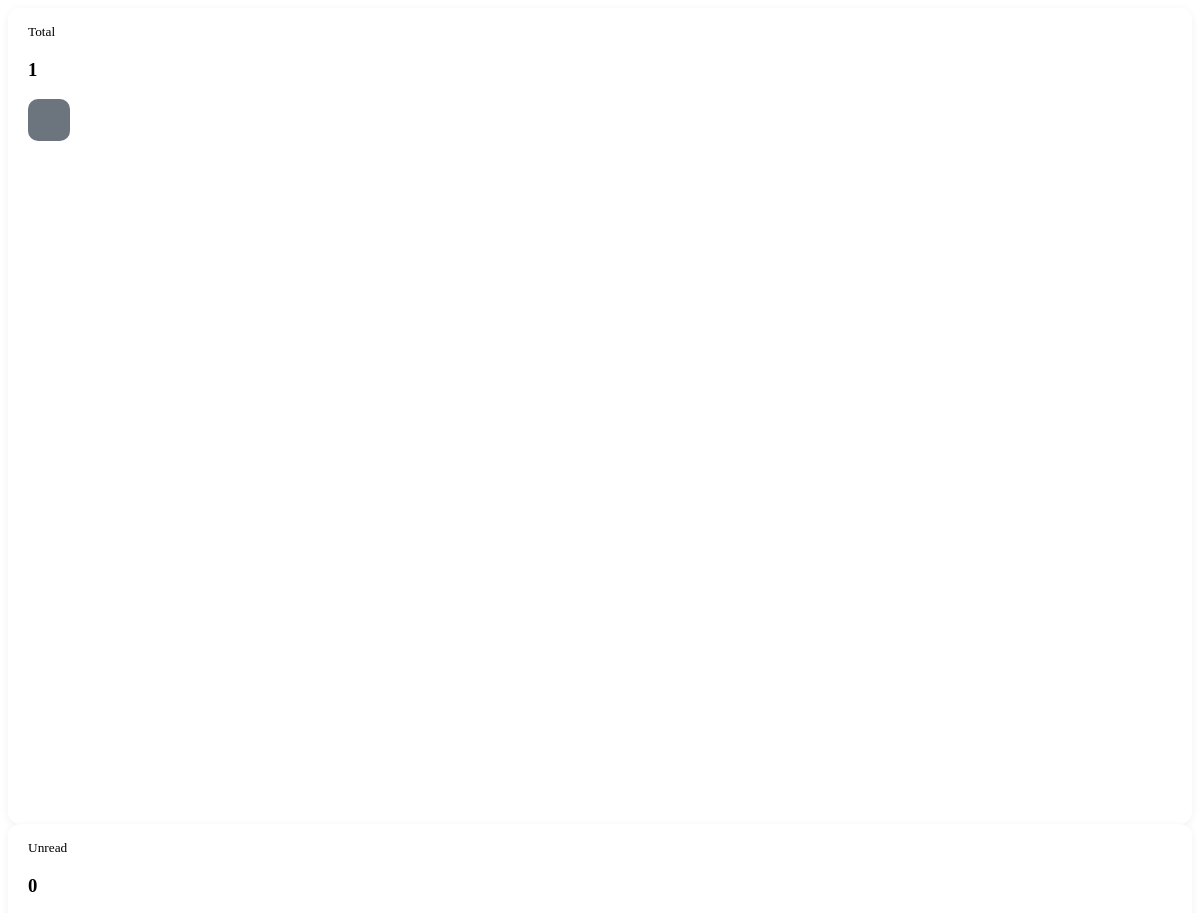
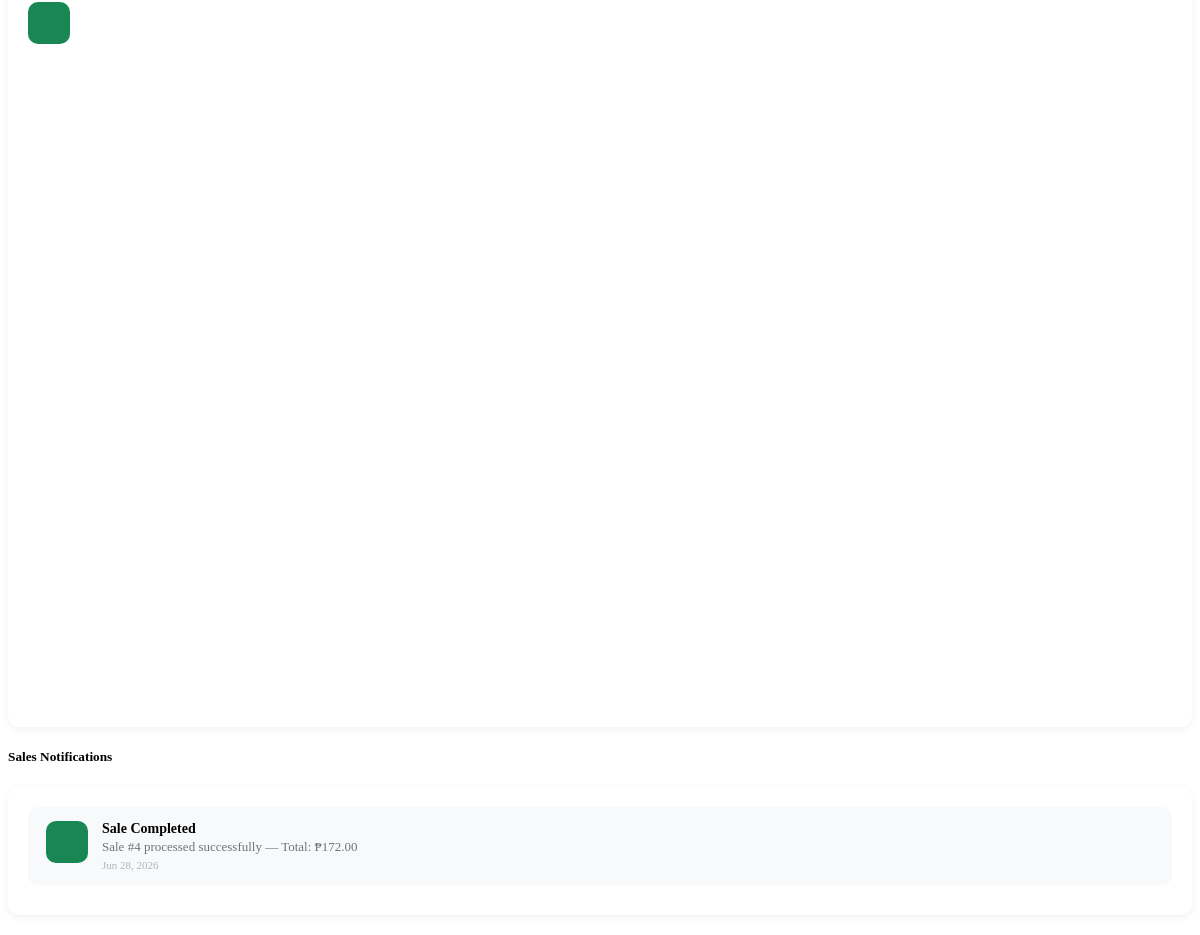
Page /Cashier_notifications.php (signed in) on the committed database (2 pictures, top to bottom).
### tables this page shows
CREATE TABLE `notifications` (
  `notification_id` int(11) NOT NULL,
  `title` varchar(100) NOT NULL,
  `message` text NOT NULL,
  `type` enum('Low Stock','Approval','System','Sales') NOT NULL,
  `is_read` tinyint(1) NOT NULL DEFAULT 0,
  `created_at` timestamp NOT NULL DEFAULT current_timestamp()
);

### Cashier_notifications.php (the view, shortened to what this page needs)
<?php
$notifications = mysqli_query($conn,"
    SELECT * FROM notifications
    WHERE type = 'Sales'
    ORDER BY is_read ASC, created_at DESC
");
$unreadCount = mysqli_fetch_assoc(mysqli_query($conn,
    "SELECT COUNT(*) AS total FROM notifications WHERE is_read = 0 AND type = 'Sales'"
))['total'];
$totalCount = mysqli_fetch_assoc(mysqli_query($conn,
    "SELECT COUNT(*) AS total FROM notifications WHERE type = 'Sales'"
))['total'];
?>
<div class="row g-3 mb-4">
    <div class="col-md-6">
        <div class="summary-card">
            <div class="d-flex justify-content-between align-items-center">
                <div>
                    <small class="text-muted">Total</small>
                    <h3 class="fw-bold mb-0"><?= $totalCount; ?></h3>
                </div>
                <div style="width:42px;height:42px;border-radius:10px;background:#6c757d;display:flex;align-items:center;justify-content:center;color:white;font-size:18px;">
                </div>
            </div>
        </div>
    </div>
    <div class="col-md-6">
        <div class="summary-card">
            <div class="d-flex justify-content-between align-items-center">
                <div>
                    <small class="text-muted">Unread</small>
                    <h3 class="fw-bold mb-0 text-success"><?= $unreadCount; ?></h3>
                </div>
                <div style="width:42px;height:42px;border-radius:10px;background:#198754;display:flex;align-items:center;justify-content:center;color:white;font-size:18px;">
                </div>
            </div>
        </div>
    </div>
</div>
<div class="d-flex justify-content-between align-items-center mb-3">
    <h5 class="mb-0">
        Sales Notifications
    </h5>
</div>
<div class="notif-card">
    <?php if($totalCount == 0){ ?>
    <div class="text-center py-5 text-muted">
        <i class="bi bi-bell-slash" style="font-size:48px;"></i>
        <p class="mt-3 mb-0">No notifications yet</p>
    </div>
    <?php } else {
        while($notif = mysqli_fetch_assoc($notifications)){
            $isUnread = $notif['is_read'] == 0;
            $timeAgo = timeAgo($notif['created_at']);
    ?>
    <div class="notif-item <?= $isUnread ? 'unread' : ''; ?>" id="cnotif-<?= $notif['notification_id']; ?>">
        <div class="notif-icon">
        </div>
        <div class="notif-body">
            <div class="notif-title"><?= htmlspecialchars($notif['title']); ?></div>
            <div class="notif-message"><?= htmlspecialchars($notif['message']); ?></div>
            <div class="notif-meta"><?= $timeAgo; ?></div>
        </div>
    </div>
    <?php } } ?>
</div>
<?php
function timeAgo($datetime){
    $now  = new DateTime();
    $ago  = new DateTime($datetime);
    $diff = $now->diff($ago);
    if($diff->d == 0){
        if($diff->h == 0){
            return $diff->i == 0 ? 'Just now' : $diff->i . ' min ago';
        }
        return $diff->h . ' hr ago';
    } elseif($diff->d == 1){
        return 'Yesterday';
    } elseif($diff->d < 7){
        return $diff->d . ' days ago';
    } else {
        return date("M d, Y", strtotime($datetime));
    }
}
?>

### Cashier_notifications.php (style rules this page uses)
.notif-card { background: white; border-radius: 12px; padding: 20px; box-shadow: 0 2px 8px rgba(0,0,0,.06); margin-bottom: 20px; }
.notif-item { display: flex; align-items: flex-start; gap: 14px; padding: 14px; border-radius: 10px; margin-bottom: 10px; border-left: 4px solid transparent; transition: .2s; background: #f8f9fa; }
.notif-icon { width: 42px; height: 42px; border-radius: 10px; display: flex; align-items: center; justify-content: center; font-size: 18px; color: white; flex-shrink: 0; background: #198754; }
.notif-body { flex: 1; }
.notif-title { font-size: 14px; font-weight: 600; margin-bottom: 2px; }
.notif-message { font-size: 13px; color: #6c757d; margin-bottom: 4px; }
.notif-meta { font-size: 11px; color: #adb5bd; }
.summary-card { background: white; border-radius: 12px; padding: 16px 20px; box-shadow: 0 2px 8px rgba(0,0,0,.06); height: 100%; }

### rows in the picture
notifications: title "Sale Completed", message "Sale #4 processed successfully — Total: ₱172.00", created_at "Jun 28, 2026"

### other values in the picture
$totalCount "1"
$unreadCount "0"
